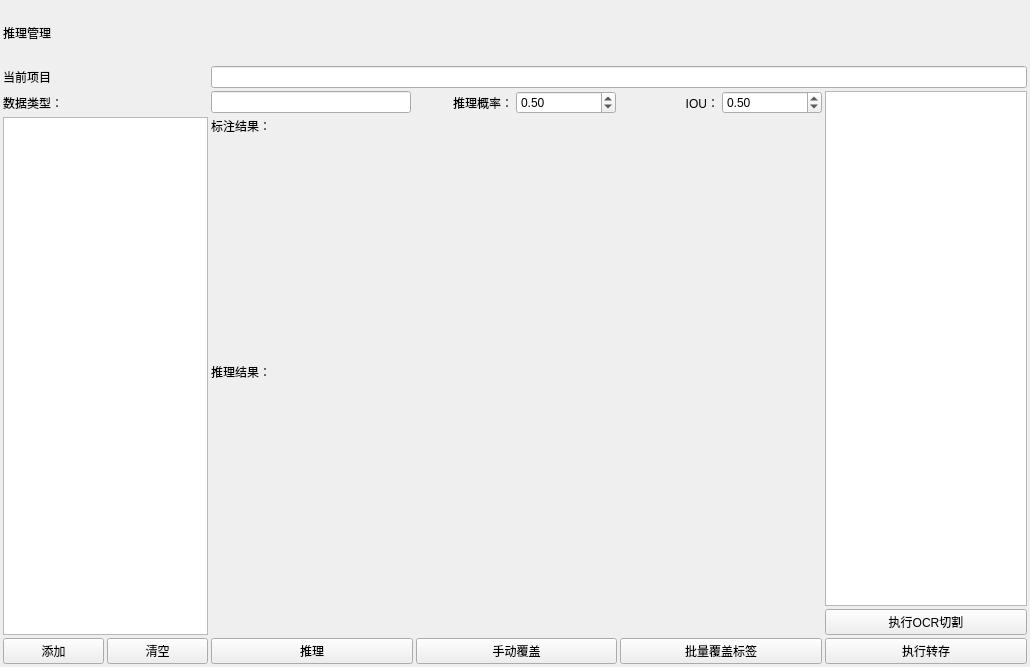
<?xml version="1.0" encoding="UTF-8"?>
<ui version="4.0">
 <class>ValSetForm</class>
 <widget class="QWidget" name="ValSetForm">
  <property name="geometry">
   <rect>
    <x>0</x>
    <y>0</y>
    <width>1030</width>
    <height>667</height>
   </rect>
  </property>
  <property name="windowTitle">
   <string>Form</string>
  </property>
  <layout class="QGridLayout" name="gridLayout_2">
   <property name="leftMargin">
    <number>3</number>
   </property>
   <property name="topMargin">
    <number>3</number>
   </property>
   <property name="rightMargin">
    <number>3</number>
   </property>
   <property name="bottomMargin">
    <number>3</number>
   </property>
   <property name="spacing">
    <number>3</number>
   </property>
   <item row="0" column="0">
    <widget class="QLabel" name="LB_Title">
     <property name="minimumSize">
      <size>
       <width>0</width>
       <height>60</height>
      </size>
     </property>
     <property name="maximumSize">
      <size>
       <width>16777215</width>
       <height>60</height>
      </size>
     </property>
     <property name="styleSheet">
      <string notr="true">font: 18pt &quot;微软雅黑&quot;;</string>
     </property>
     <property name="text">
      <string>推理管理</string>
     </property>
    </widget>
   </item>
   <item row="1" column="0">
    <widget class="QWidget" name="widget" native="true">
     <layout class="QGridLayout" name="gridLayout_3" rowstretch="0,0,0,5,0,5,0,0" columnstretch="1,1,2,2,2,2">
      <property name="leftMargin">
       <number>0</number>
      </property>
      <property name="topMargin">
       <number>0</number>
      </property>
      <property name="rightMargin">
       <number>0</number>
      </property>
      <property name="bottomMargin">
       <number>0</number>
      </property>
      <property name="spacing">
       <number>3</number>
      </property>
      <item row="7" column="0">
       <widget class="QPushButton" name="PB_AddFiles">
        <property name="text">
         <string>添加</string>
        </property>
       </widget>
      </item>
      <item row="7" column="3">
       <widget class="QPushButton" name="PB_RunReplace">
        <property name="text">
         <string>手动覆盖</string>
        </property>
       </widget>
      </item>
      <item row="0" column="0">
       <widget class="QLabel" name="LBShow">
        <property name="text">
         <string>当前项目</string>
        </property>
       </widget>
      </item>
      <item row="1" column="0">
       <widget class="QLabel" name="label_4">
        <property name="text">
         <string>数据类型：</string>
        </property>
       </widget>
      </item>
      <item row="0" column="2" colspan="4">
       <widget class="QLineEdit" name="LE_CurentProName">
        <property name="sizePolicy">
         <sizepolicy hsizetype="Expanding" vsizetype="Preferred">
          <horstretch>0</horstretch>
          <verstretch>0</verstretch>
         </sizepolicy>
        </property>
        <property name="readOnly">
         <bool>true</bool>
        </property>
       </widget>
      </item>
      <item row="7" column="1">
       <widget class="QPushButton" name="PB_Clear">
        <property name="text">
         <string>清空</string>
        </property>
       </widget>
      </item>
      <item row="4" column="2">
       <widget class="QLabel" name="label_5">
        <property name="text">
         <string>推理结果：</string>
        </property>
       </widget>
      </item>
      <item row="7" column="5">
       <widget class="QPushButton" name="PB_RunTset">
        <property name="text">
         <string>执行转存</string>
        </property>
       </widget>
      </item>
      <item row="3" column="2" colspan="3">
       <widget class="BaseAnnoLegacyCanvas" name="ytRoiShowDispJson"/>
      </item>
      <item row="1" column="5" rowspan="5">
       <widget class="QTextBrowser" name="plainTextEdit_Log"/>
      </item>
      <item row="1" column="2" colspan="3">
       <layout class="QGridLayout" name="gridLayout" columnstretch="2,1,1,1,1">
        <item row="0" column="0">
         <widget class="QLineEdit" name="LE_ModeType">
          <property name="readOnly">
           <bool>true</bool>
          </property>
         </widget>
        </item>
        <item row="0" column="1">
         <widget class="QLabel" name="label_7">
          <property name="text">
           <string>推理概率：</string>
          </property>
          <property name="alignment">
           <set>Qt::AlignRight|Qt::AlignTrailing|Qt::AlignVCenter</set>
          </property>
         </widget>
        </item>
        <item row="0" column="2">
         <widget class="QDoubleSpinBox" name="doubleSpinBox">
          <property name="maximum">
           <double>1.000000000000000</double>
          </property>
          <property name="singleStep">
           <double>0.010000000000000</double>
          </property>
          <property name="value">
           <double>0.500000000000000</double>
          </property>
         </widget>
        </item>
        <item row="0" column="3">
         <widget class="QLabel" name="label_8">
          <property name="text">
           <string>IOU：</string>
          </property>
          <property name="alignment">
           <set>Qt::AlignRight|Qt::AlignTrailing|Qt::AlignVCenter</set>
          </property>
         </widget>
        </item>
        <item row="0" column="4">
         <widget class="QDoubleSpinBox" name="dSpinBox_IOU">
          <property name="maximum">
           <double>1.000000000000000</double>
          </property>
          <property name="singleStep">
           <double>0.010000000000000</double>
          </property>
          <property name="value">
           <double>0.500000000000000</double>
          </property>
         </widget>
        </item>
       </layout>
      </item>
      <item row="2" column="2">
       <widget class="QLabel" name="label_6">
        <property name="text">
         <string>标注结果：</string>
        </property>
       </widget>
      </item>
      <item row="7" column="2">
       <widget class="QPushButton" name="PB_ProVal">
        <property name="text">
         <string>推理</string>
        </property>
       </widget>
      </item>
      <item row="7" column="4">
       <widget class="QPushButton" name="PB_OverJson">
        <property name="text">
         <string>批量覆盖标签</string>
        </property>
       </widget>
      </item>
      <item row="6" column="5">
       <widget class="QPushButton" name="PB_RunOCR">
        <property name="text">
         <string>执行OCR切割</string>
        </property>
       </widget>
      </item>
      <item row="5" column="2" rowspan="2" colspan="3">
       <widget class="BaseAnnoLegacyCanvas" name="ytRoiShowDisp"/>
      </item>
      <item row="2" column="0" rowspan="5" colspan="2">
       <widget class="QListWidget" name="listWidget"/>
      </item>
     </layout>
    </widget>
   </item>
  </layout>
 </widget>
 <customwidgets>
  <customwidget>
   <class>BaseAnnoLegacyCanvas</class>
   <extends>QWidget</extends>
   <header>baseannolegacycanvas.h</header>
  </customwidget>
 </customwidgets>
 <resources/>
 <connections/>
</ui>
